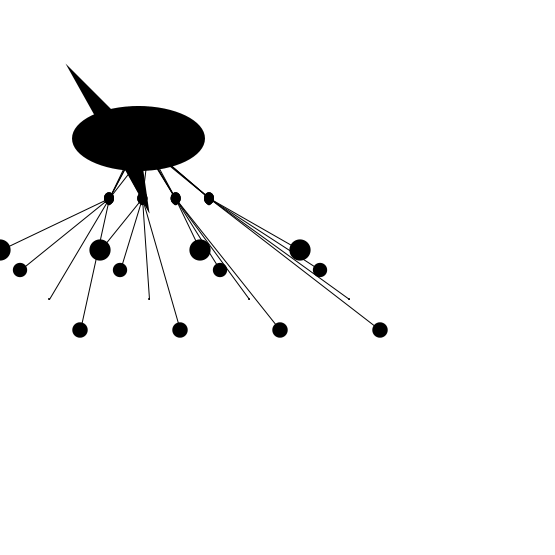
Frame 1 (no input)
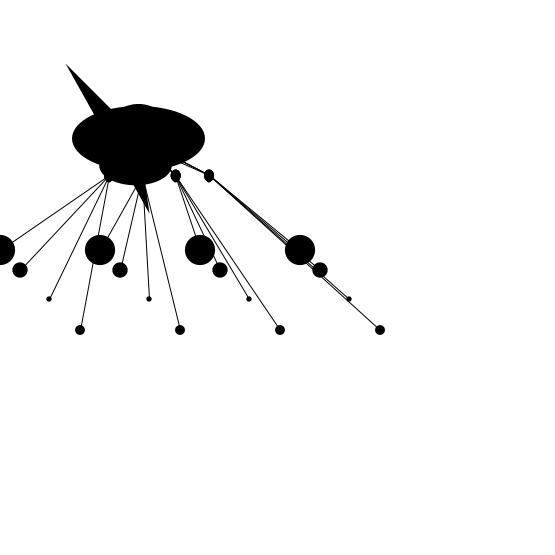
Frame 60 (the mouse pressed at the canvas centre just before this capture)
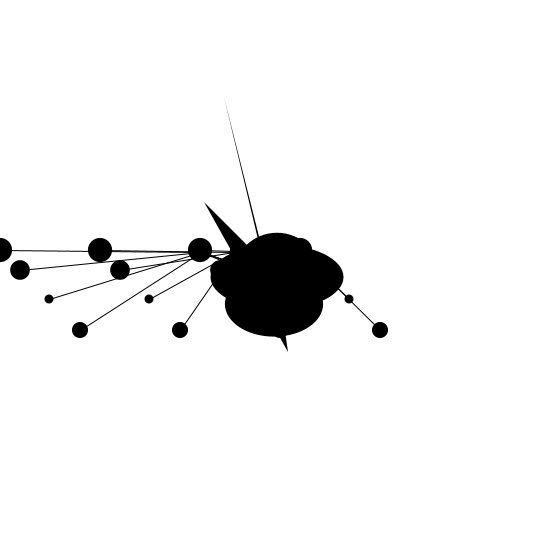
Frame 120 (the mouse held since frame 60 and released just before this capture)

The Processing sketch that drew these frames (run headless with seeded random() and noise(); from frame 60 on, the mouse is pressed at the canvas centre):

// Processing sketch: pesce_elettrico
// ── pesce_elettrico.pde
float testa_w;
float testa_h;



//_________________________________
void setup(){
  size(555,555);
  smooth();

  testa_w=77;
  testa_h=50;
}
//_________________________________
//_________________________________
void draw(){
  background(255,255,255,1);
  fill(0);
  stroke(255);

  float testa_x=width/2 +(mouseX-width/2)*0.5;
  float testa_y=height/2 +(mouseY-height/2)*0.5;

  float bocca_x = testa_x;
  float bocca_y = testa_y+30;

  //zampette
  zampa( 50, 300, testa_x, testa_y);
  zampa(150, 300, testa_x, testa_y);
  zampa(250, 300, testa_x, testa_y);
  zampa(350, 300, testa_x, testa_y);


  //testa_______________________
  ellipse(testa_x,testa_y,testa_h+83,testa_w-12);
  fill(0);

  fill(255);
  strokeWeight(1);

  float diamBocca=sin (frameCount*0.08)*30;
  fill(0);
  ellipse(bocca_x,bocca_y,diamBocca+33,diamBocca);

  float diamBocca1=sin (frameCount*0.01)*70;
  fill(0);
  ellipse(bocca_x-3,bocca_y-3,diamBocca1+33,diamBocca1);
   fill(0);
   
   
  float x1 =testa_x/2;
  float y1 =testa_y;
  float x2 =testa_x;
  float y2 =testa_y+20;
  float x3 = testa_x-53;
  float y3 = 97;
 
 triangle(testa_x-10, testa_y, x2+11, y2+55, x3, y3);
 
  float ax1 =testa_x;
  float ay1 =testa_y/2;
  float ax2 =testa_x+20;
  float ay2 =testa_y;
  float ax3 = testa_y-53;
  float ay3 = testa_y-53;

 triangle(testa_x, testa_y, x2, y2+15, ax3, ay3);
 
 float bx1 =testa_x;
  float by1 =testa_y/2;
  float bx2 =testa_x/12;
  float by2 =testa_y;
  float bx3 = testa_y-53;
  float by3 = testa_y-53;
 
 triangle(testa_x, testa_y-2, x2+11, y2+55, bx3-20, by3-22);
 
float occhio_x = testa_x;
  float occhio_y = testa_y+30;
  fill(255);
  ellipse (testa_x,testa_y,60,60);
  
  float diamOcchio1=sin (frameCount*0.8)*90;
  float occhio1_x = testa_x;
  float occhio1_y = testa_y+30;
  fill(0);

  ellipse (testa_x,testa_y,diamOcchio1,diamOcchio1);



 




}






// ── zampette.pde
void zampa(float zampa_x,float zampa_y,float testa_x,float testa_y){
  float gx = testa_x+(zampa_x-testa_x)/3;
  float gy = testa_y+(zampa_y-testa_y)/3;

  gy = gy + sin(frameCount *0.1) * 60;

  stroke (0);


  line (zampa_x-30,zampa_y-30,gx,gy);
  line(gx,gy,testa_x,testa_y);

  line (zampa_x+30,zampa_y+30,gx,gy);
  line(gx,gy,testa_x+10,testa_y+10);

  line (zampa_x-1,zampa_y-1,gx,gy);
  line(gx,gy,testa_x+2,testa_y+1);

  line (zampa_x-50,zampa_y-50,gx,gy);
  line(gx,gy,testa_x+2,testa_y+1);


  noStroke();
  fill(0);
  float diamPiedino=sin (frameCount*0.8)*20;
  ellipse(gx,gy,10,12);
  ellipse(zampa_x-30,zampa_y-30,diamPiedino,diamPiedino);

  float diamPiedino1=sin (frameCount*2)*17;
  ellipse(gx+0,gy+3,6,8);
  ellipse(zampa_x+30,zampa_y+30,diamPiedino1,diamPiedino1);

  float diamPiedino2=sin (frameCount*0.2)*10;
  ellipse(gx,gy,10,12);
  ellipse(zampa_x-1,zampa_y-1,diamPiedino2,diamPiedino2);


  float diamPiedino3=sin(frameCount*0.7)*33;
  ellipse(gx,gy,10,12);
  ellipse(zampa_x-50,zampa_y-50,diamPiedino3,diamPiedino3);





}
